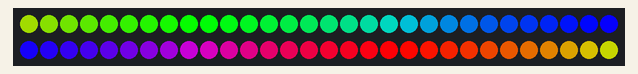
This sketch was run on a simulated Arduino Uno, built with avr-gcc and run on an emulated ATmega328P. Parts: 60 RGB LEDs in strip order, left to right, continuing on the next row.

Above: at 0.45 s.
At 5.28 s:
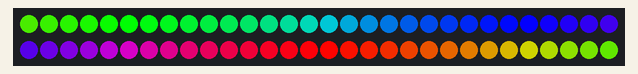
At 10.1 s:
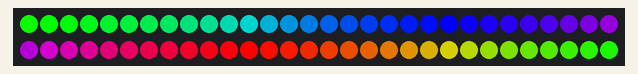
At 20.04 s:
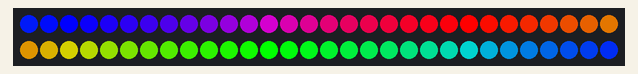
At 29.69 s:
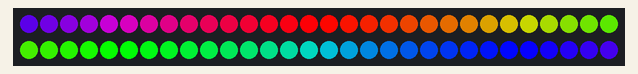
At 39.63 s:
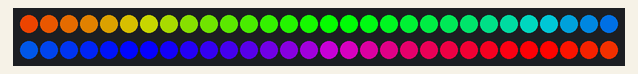

The sketch:

artproject_strips_v3.ino
```cpp
#include <Adafruit_NeoPixel.h>
#ifdef __AVR__
#include <avr/power.h>
#endif

#include <TimedAction.h>

//Note: All strips are on PIN 4,5,6 and 7 for the art project.


Adafruit_NeoPixel strip1  = Adafruit_NeoPixel(60, PIN4, NEO_GRB + NEO_KHZ800);

uint16_t counter1 = 0;


void rainbowCycle() {
  uint16_t i, j;

  for(j=0; j<256*5; j++) { // 5 cycles of all colors on wheel
    for(i=0; i< strip1.numPixels(); i++) {
      strip1.setPixelColor(i, Wheel(((i * 256 / strip1.numPixels()) + j) & 255));
    }
    strip1.show();
    delay(2);
  }
}


TimedAction stripActionOne = TimedAction(3, rainbowCycle);


void setup() {
  Serial.begin(9600);

  strip1.begin();
  strip1.show(); // Initialize all pixels to 'off'
 // colorWipe( strip1.Color(255, 0, 0), 3, strip1);   // light pixels red
}

void loop() {
  stripActionOne.check();
  //rainbowCycle();
}

// Input a value 0 to 255 to get a color value.
// The colours are a transition r - g - b - back to r.
uint32_t Wheel(byte WheelPos) {
  WheelPos = 255 - WheelPos;
  if(WheelPos < 85) {
    return strip1.Color(255 - WheelPos * 3, 0, WheelPos * 3);
  }
  if(WheelPos < 170) {
    WheelPos -= 85;
    return strip1.Color(0, WheelPos * 3, 255 - WheelPos * 3);
  }
  WheelPos -= 170;
  return strip1.Color(WheelPos * 3, 255 - WheelPos * 3, 0);
}


// Fill the dots one after the other with a color
void colorWipe(uint32_t c, uint8_t wait, Adafruit_NeoPixel myStrip) {

  for (uint16_t i = 0; i < myStrip.numPixels(); i++) {
    myStrip.setPixelColor(i, c);
    myStrip.show();
    delay(wait);
  }
}
```
